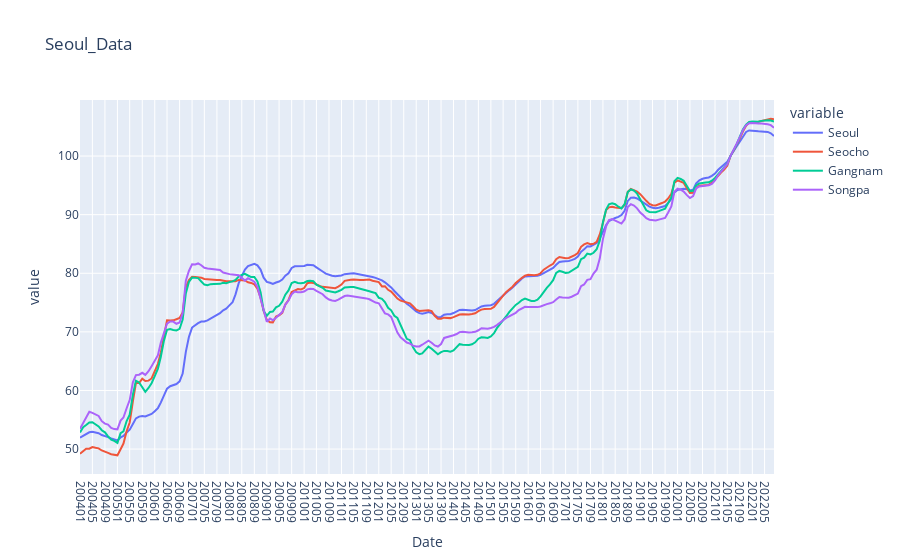

This figure's notebook cell:
### Code cell
#서울아파트와 강남3구 아파트를 비교

import plotly.express as px
df = monthly_seoul
fig = px.line(df, x='Date', y=df.columns,
              hover_data={"Date": "%Y%m"},
              title='Seoul_Data')
fig.update_xaxes(
    dtick="M4",
    tickformat="%Y%m",
    ticklabelmode="period")
fig.show()

### Figure 1 — Plotly figure (JSON) as saved in the notebook; plotly's stock layout.template omitted (floating-point values rounded to 4 significant figures; data arrays with more than 128 entries replaced by an {"elided": "..."} marker saying what was removed)
{"data": [{"hovertemplate": "variable=Seoul<br>Date=%{x%Y%m}<br>value=%{y}<extra></extra>", "legendgroup": "Seoul", "line": {"color": "#636efa", "dash": "solid"}, "marker": {"symbol": "circle"}, "mode": "lines", "name": "Seoul", "orientation": "v", "showlegend": true, "type": "scatter", "x": {"elided": "224 str values"}, "xaxis": "x", "y": {"elided": "224 float values"}, "yaxis": "y"}, {"hovertemplate": "variable=Seocho<br>Date=%{x%Y%m}<br>value=%{y}<extra></extra>", "legendgroup": "Seocho", "line": {"color": "#EF553B", "dash": "solid"}, "marker": {"symbol": "circle"}, "mode": "lines", "name": "Seocho", "orientation": "v", "showlegend": true, "type": "scatter", "x": {"elided": "224 str values"}, "xaxis": "x", "y": {"elided": "224 float values"}, "yaxis": "y"}, {"hovertemplate": "variable=Gangnam<br>Date=%{x%Y%m}<br>value=%{y}<extra></extra>", "legendgroup": "Gangnam", "line": {"color": "#00cc96", "dash": "solid"}, "marker": {"symbol": "circle"}, "mode": "lines", "name": "Gangnam", "orientation": "v", "showlegend": true, "type": "scatter", "x": {"elided": "224 str values"}, "xaxis": "x", "y": {"elided": "224 float values"}, "yaxis": "y"}, {"hovertemplate": "variable=Songpa<br>Date=%{x%Y%m}<br>value=%{y}<extra></extra>", "legendgroup": "Songpa", "line": {"color": "#ab63fa", "dash": "solid"}, "marker": {"symbol": "circle"}, "mode": "lines", "name": "Songpa", "orientation": "v", "showlegend": true, "type": "scatter", "x": {"elided": "224 str values"}, "xaxis": "x", "y": {"elided": "224 float values"}, "yaxis": "y"}], "layout": {"legend": {"title": {"text": "variable"}, "tracegroupgap": 0}, "title": {"text": "Seoul_Data"}, "xaxis": {"anchor": "y", "domain": [0, 1], "dtick": "M4", "tickformat": "%Y%m", "ticklabelmode": "period", "title": {"text": "Date"}}, "yaxis": {"anchor": "x", "domain": [0, 1], "title": {"text": "value"}}}}
